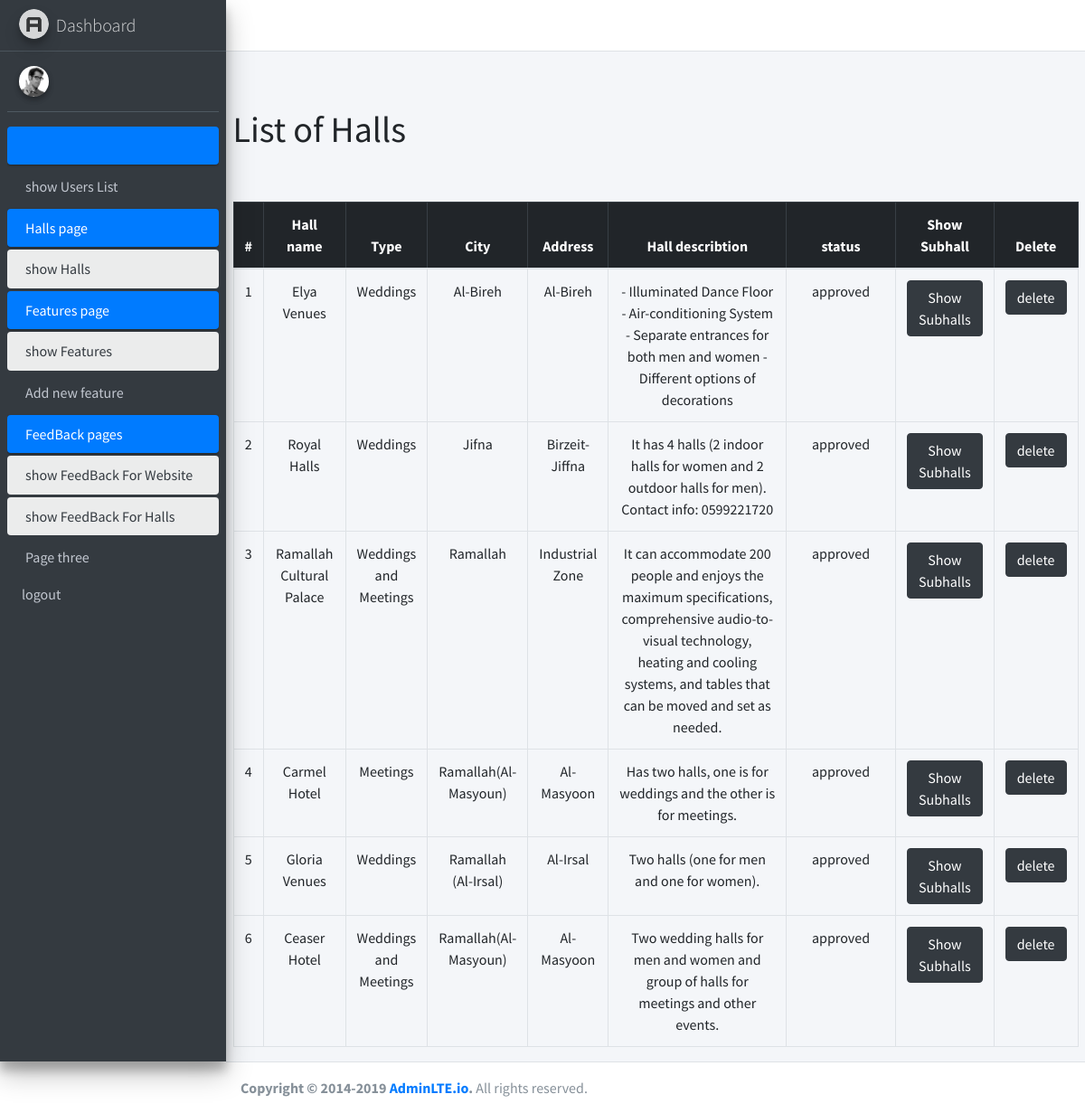
Page /admin/showhalls.php on the committed database.
### tables this page shows
CREATE TABLE `halls` (
  `id` int NOT NULL,
  `name` varchar(200) NOT NULL,
  `type` int NOT NULL,
  `city` enum('Birzeit','Jifna','Betonya','Kufur Aqab','Ramallah','Ramallah(Al-Masayif)','Ramallah(Al-Tireh)','Ramallah (Al-Irsal)','Ramallah(Al-Masyoun)','Al-Bireh','Al-Bireh(Nablus Street)','Al-Bireh(Al-Balou)','Al-Bireh(Um Al-Sharayet)','Al-Bireh(Al-Quds Street)') NOT NULL,
  `address` varchar(255) NOT NULL,
  `hall_describtion` varchar(500) NOT NULL,
  `image` varchar(500) NOT NULL,
  `image_view` varchar(255) NOT NULL,
  `video_view` varchar(500) NOT NULL,
  `user_id` int NOT NULL,
  `status` enum('pending','approved','canceled') NOT NULL DEFAULT 'pending'
);

### admin/handlers/get-hall.php (called while the page is built)
<?php
$sql="SELECT id,name,type,city,address,hall_describtion,status FROM halls";
$sqlResult=mysqli_query($conn,$sql);
$hallData=mysqli_fetch_all($sqlResult);
?>

### admin/showhalls.php (the view, shortened to what this page needs)
<?php ob_start();
require("handlers/db.php");
require("handlers/get-hall.php");
$sql="SELECT * FROM halls";
$query=mysqli_query($conn,$sql);
if(mysqli_num_rows($query)>0){
$halls=mysqli_fetch_all($query,MYSQLI_ASSOC);
}
require("inc/header.php");
?>
<main role="main" class="flex-shrink-0 ">
        <div class="container">
        <br>
            <h1>List of Halls</h1>
            <br>
        <br>
            <table class="table table-bordered text-center justify-content-start">
                <thead  class="table-dark">
                    <tr>
                    <th scope="col">#</th>
                    <th scope="col"  style="width:10%">Hall name</th>
                    <th scope="col">Type</th>
                    <th scope="col">City</th>
                    <th scope="col">Address</th>
                    <th scope="col"style="width:30%">Hall describtion</th>
                    <th scope="col"style="width:17%">status</th>
                    <th scope="col"style="width:10%">Show Subhall</th>
                    <th scope="col">Delete</th>
                    </tr>
                </thead>
                <tbody>
<?php
if(isset($halls)){
foreach($hallData as $index=>$halls){?>
    <tr>
    <td><?=$index+1;?></td>
    <td><?=$halls[1];
    ?></td>
       <td><?php
    if ($halls[2]=='1'){
echo "Weddings";
}else if ($halls[2]=='2'){
    echo "Meetings";
}
else if ($halls[2]=='3'){
    echo "Weddings and Meetings";
}
?></td>
    <td><?=$halls[3];?></td>
    <td><?=$halls[4];?></td>
    <td><?=$halls[5];?></td>
   <td> <?=$halls[6];?> </td>
    <td><a href="showsubhallsadmin.php?hallId=<?= $_SESSION['hallId'];?>"class="btn btn-dark">Show Subhalls</a></td>
   <td><a href="handlers/deletehall.php?hallId=<?= $_SESSION['hallId'];?>"class="btn btn-dark">delete</a></td>
    </tr>
<?php }
}
else{?>
  <tr>
    <td colspan="6" class="text-center">No Halls Added</td>
  </tr>
  <?php
} ?>
                </tbody>
            </table>
        </div>
    </main>
  <?php
require("inc/footer.php");
?>

### rows in the picture
halls: name "Elya Venues", type "Weddings", city "Al-Bireh", address "Al-Bireh", hall_describtion "- Illuminated Dance Floor - Air-conditioning System - Separate entrances for both men and women - Different options of decorations", status "approved"
halls: name "Royal Halls", type "Weddings", city "Jifna", address "Birzeit-Jiffna", hall_describtion "It has 4 halls (2 indoor halls for women and 2 outdoor halls for men). Contact info: 0599221720", status "approved"
halls: name "Ramallah Cultural Palace", type "Weddings and Meetings", city "Ramallah", address "Industrial Zone", hall_describtion "It can accommodate 200 people and enjoys the maximum specifications, comprehensive audio-to-visual technology, heating and cooling systems, and tables that can be moved and set as needed.", status "approved"
halls: name "Carmel Hotel", type "Meetings", city "Ramallah(Al-Masyoun)", address "Al-Masyoon", hall_describtion "Has two halls, one is for weddings and the other is for meetings.", status "approved"
halls: name "Gloria Venues", type "Weddings", city "Ramallah (Al-Irsal)", address "Al-Irsal", hall_describtion "Two halls (one for men and one for women).", status "approved"
halls: name "Ceaser Hotel", type "Weddings and Meetings", city "Ramallah(Al-Masyoun)", address "Al-Masyoon", hall_describtion "Two wedding halls for men and women and group of halls for meetings and other events.", status "approved"
